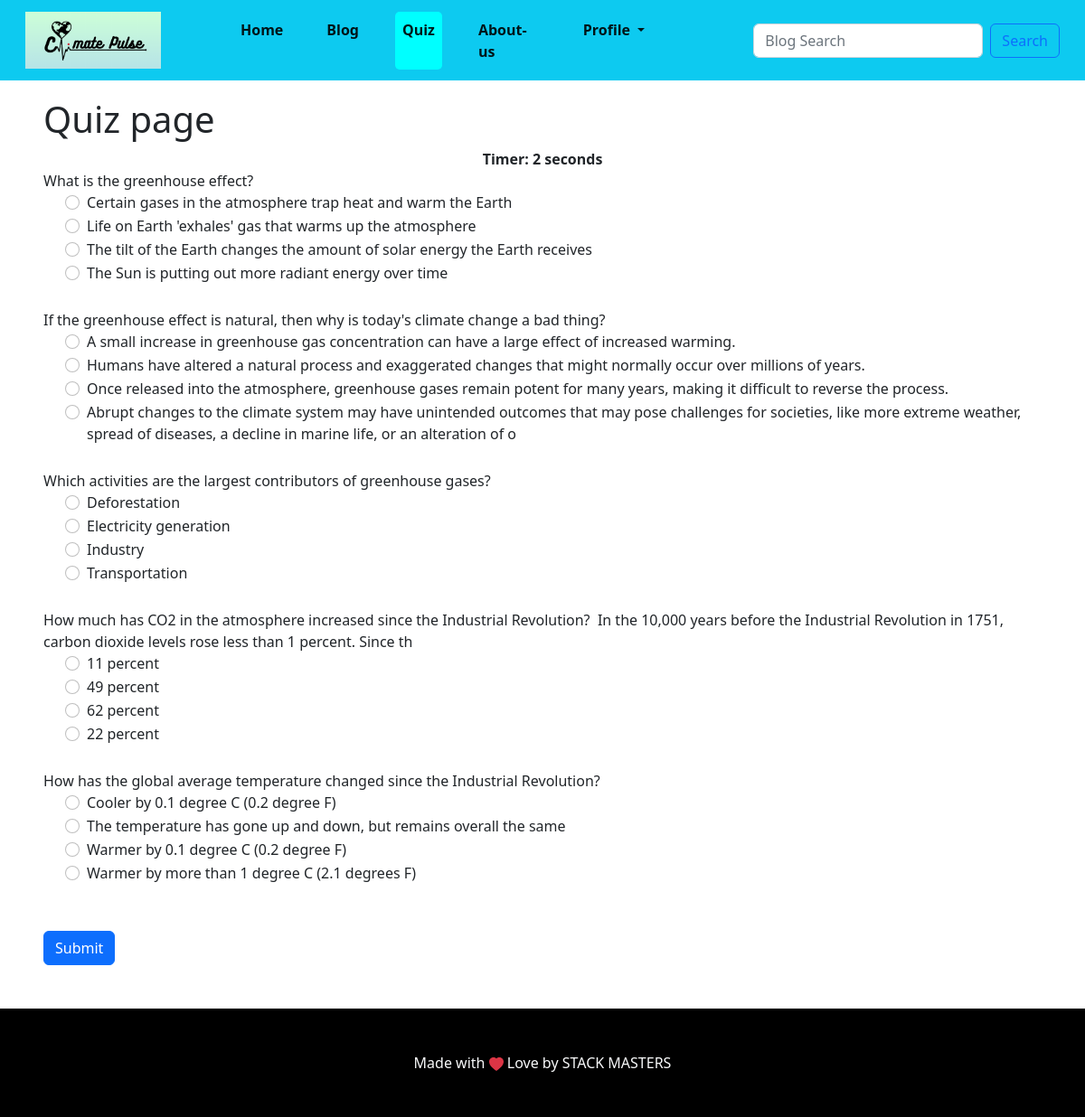
The page /quizpage/ on the database its author committed.
### quiz/models.py (models this page shows, shortened)
class quesModel(models.Model):
    ques = models.CharField(max_length=200,null=True)
    opt1 = models.CharField(max_length=200,null=True)
    opt2 = models.CharField(max_length=200,null=True)
    opt3 = models.CharField(max_length=200,null=True)
    opt4 = models.CharField(max_length=200,null=True)
    ans = models.CharField(max_length=200,null=True)
    level = models.CharField(max_length=200,null=True)

### Climatepulse/views.py (the view)
# urls.py: path('quizpage/', views.quizpage, name="quizpage"),
def quizpage(request):
    question = quesModel.objects.all()
    if request.method == 'POST':
        questions = quesModel.objects.all()
        score = 0
        wrong = 0
        correct = 0
        total = 0
        for q in questions:
            total += 1
            print(request.POST.get(q.ques))
            print(q.ans)
            print()
            if q.ans == request.POST.get(q.ques):
                score += 10
                correct += 1
            else:
                wrong += 1
        percent = score/(total*10) * 100
        context = {
            'score': score,
            'time': request.POST.get('timer'),
            'correct': correct,
            'wrong': wrong,
            'percent': percent,
            'total': total
        }
        return render(request, 'quizzresult.html', context)
    else:
        questions = quesModel.objects.all()
        context = {
            'questions': questions
        }
        return render(request, 'quiz.html', context)
    return render(request, 'quiz.html', {'question': question})

### templates/quiz.html (shortened to what this page needs)
<!DOCTYPE html>
<html lang="en">
  <head>
  </head>
  <body>
    {% extends 'base.html'%} {% block content %}
    <h1>Quiz page</h1>
    <div align="center " id="displaytimer" class="Quiz"><b>Timer: 0 seconds</b></div>
    <form method='post' action=''>
    {% for q  in questions%}
    <div class="form-group">
      <label for="question">{{q.ques}}</label>
    </div>
    <div class="form-check">
        <div class="form-check">
            <input class="form-check-input" type="radio" name="{{q.ques}}" id="gridRadios1" value="{{q.opt1}}" >
            <label class="form-check-label" for="gridRadios1">
                {{q.opt1}}
            </label>
        </div>
        <div class="form-check">
            <input class="form-check-input" type="radio" name="{{q.ques}}" id="gridRadios2" value="{{q.opt2}}">
            <label class="form-check-label" for="gridRadios2">
                {{q.opt2}}
            </label>
        </div>
        <div class="form-check">
            <input class="form-check-input" type="radio" name="{{q.ques}}" id="gridRadios1" value="{{q.opt3}}">
            <label class="form-check-label" for="gridRadios1">
                {{q.opt3}}
            </label>
        </div>
        <div class="form-check">
            <input class="form-check-input" type="radio" name="{{q.ques}}" id="gridRadios2" value="{{q.opt4}}">
            <label class="form-check-label" for="gridRadios2">
                {{q.opt4}}
            </label>
        </div>
        <br>
    </div>
    {% endfor %}
    <br>
    <button type="submit" class="btn btn-primary">Submit</button>
  </form>
     {% endblock %}

### rows shown on the page
quesModel: ques "What is the greenhouse effect?", opt1 "Certain gases in the atmosphere trap heat and warm the Earth", opt2 "Life on Earth 'exhales' gas that warms up the atmosphere", opt3 "The tilt of the Earth changes the amount of solar energy the Earth receives", opt4 "The Sun is putting out more radiant energy over time"
quesModel: ques "If the greenhouse effect is natural, then why is today's climate change a bad thing?", opt1 "A small increase in greenhouse gas concentration can have a large effect of increased warming.", opt2 "Humans have altered a natural process and exaggerated changes that might normally occur over millions of years.", opt3 "Once released into the atmosphere, greenhouse gases remain potent for many years, making it difficult to reverse the process.", opt4 "Abrupt changes to the climate system may have unintended outcomes that may pose challenges for societies, like more extreme weather, spread of diseases, a decline in marine life, or an alteration of o"
quesModel: ques "Which activities are the largest contributors of greenhouse gases?", opt1 "Deforestation", opt2 "Electricity generation", opt3 "Industry", opt4 "Transportation"
quesModel: ques "How much has CO2 in the atmosphere increased since the Industrial Revolution? In the 10,000 years before the Industrial Revolution in 1751, carbon dioxide levels rose less than 1 percent. Since th", opt1 "11 percent", opt2 "49 percent", opt3 "62 percent", opt4 "22 percent"
quesModel: ques "How has the global average temperature changed since the Industrial Revolution?", opt1 "Cooler by 0.1 degree C (0.2 degree F)", opt2 "The temperature has gone up and down, but remains overall the same", opt3 "Warmer by 0.1 degree C (0.2 degree F)", opt4 "Warmer by more than 1 degree C (2.1 degrees F)"
